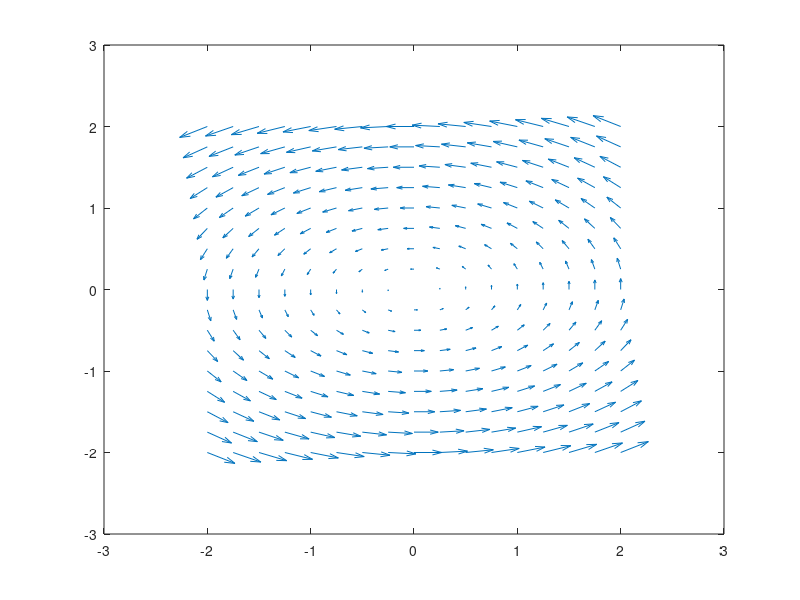

This figure's MATLAB source: (Note: this script raises an error after producing the figure.)
X1 = -2:.25:2;
Y1 = X1;
[x,y] = meshgrid(X1);
u = -y;
v = .5*x;
% subplot(2,1,2);
for i = 1:100
    pause(.5);
    quiver(x,y,u,v)
end

load wind
figure
daspect([1,1,1]);
view(2)
[verts,averts] = streamslice(x,y,z,u,v,w,[],[],[5]);
sl = streamline([verts averts]);
axis tight manual off;
ax = gca;
ax.Position = [0,0,1,1];
set(sl,'Visible','off')
iverts = interpstreamspeed(x,y,z,u,v,w,verts,.05);
zlim([4.9,5.1]);
streamparticles(iverts, 200, ...
    'Animate',15,'FrameRate',40, ...
    'MarkerSize',10,'MarkerFaceColor',[0 .5 0])